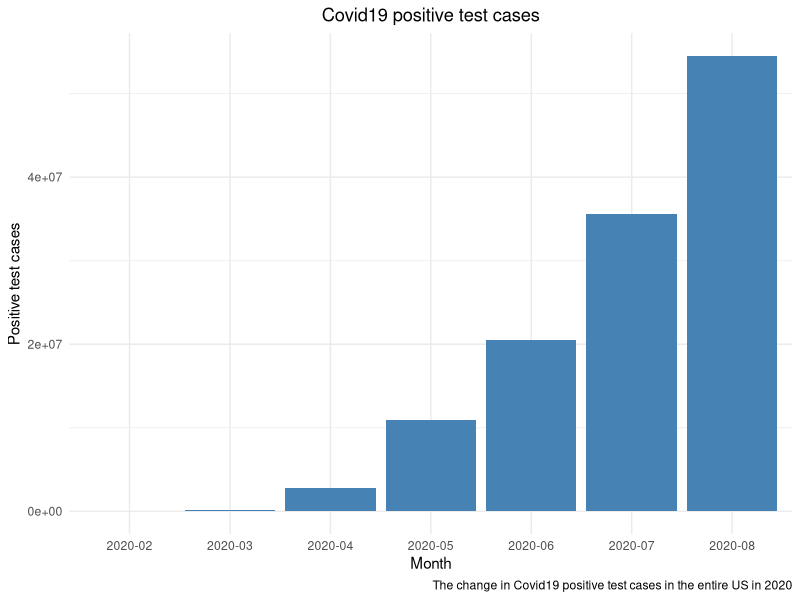
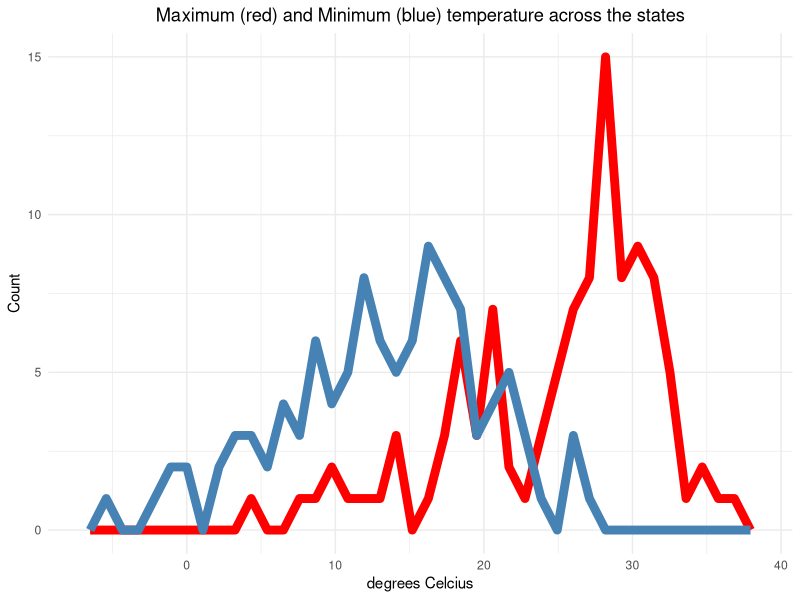
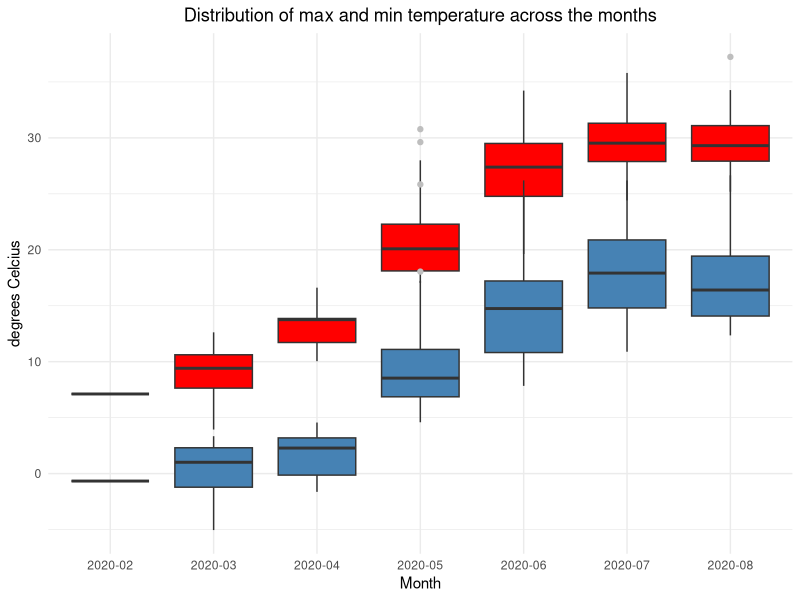
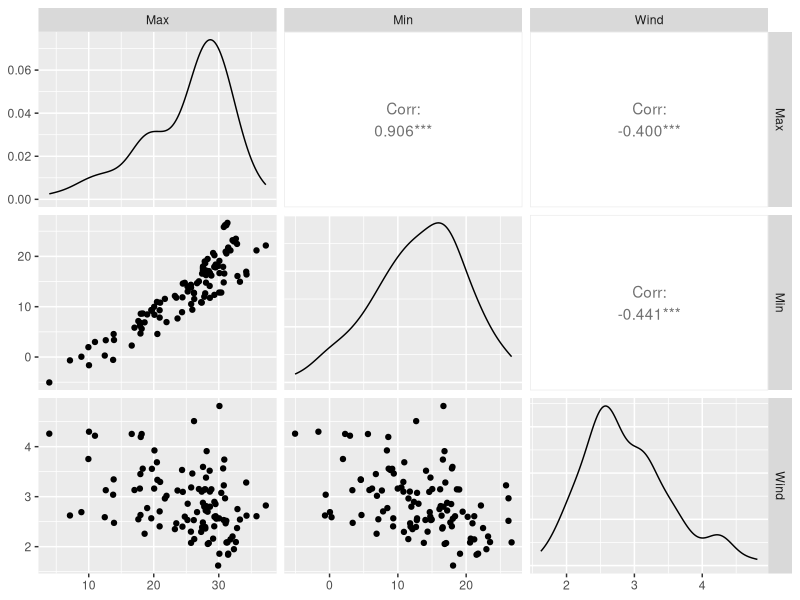

These figures' R source, in order:
## ---- chunk 1
library(tidyverse)
library(knitr)
library(GGally)
## ---- chunk 2
Covid19Data <- read.csv('Covid-19-All-State-History.csv')
maxTempData <- read.csv('./csv/tMax_US.csv')
minTempData <- read.csv('./csv/tMin_US.csv')
windData <- read.csv('./csv/wind_US.csv')
stateData <- read.csv('./csv/states.csv')
## ---- chunk 3
Covid19Data <- Covid19Data %>%
  
  # Select the wanted variables:
  select(date, state, positiveCasesViral, totalTestsPeopleViral) %>%
  
  # Remove incomplete observations:
  na.omit() %>%
  
  # Filter out data within January and August
  filter(as.numeric(substr(date, start = 6, stop = 7)) <= 8) %>% 
  
  # Mutate a month variable
  mutate(month = substr(date, start = 1, stop = 7))
  
# Aggregate monthly sum positive case of each state:
monthlySumPositiveCase <- aggregate(Covid19Data$positiveCasesViral, by=list(state=Covid19Data$state, month = Covid19Data$month), FUN=sum) %>% rename(positiveCaseViral = x)

# Aggregate monthly sum tests of each state:
monthlySumTests <- aggregate(Covid19Data$totalTestsPeopleViral, by=list(state=Covid19Data$state, month = Covid19Data$month), FUN=sum) %>% rename(totalTestsPeopleViral = x)

# Merge the two together:
Covid19MonthlyData <- merge(monthlySumPositiveCase, monthlySumTests, by=c("state", "month"))


#Aggregate monthly conducted test of entire US:
Covid19SumTest <- aggregate(Covid19Data$totalTestsPeopleViral, by=list(month = Covid19Data$month), FUN=sum) %>% rename(totalTestPeopleViral = x)

kable(head(Covid19MonthlyData, n=20))
## ---- chunk 4
# Calculate the mean maximum temperature of a state in a day
maxTempbyProv <- aggregate(maxTempData[12:269] , by=list(province=maxTempData$Province_State), FUN=mean)

# Calculate the mean maximum temperature of a state in a month
maxTempbyProv <- maxTempbyProv %>%
  mutate("2020-01" = rowMeans(.[2:32])) %>%
  mutate("2020-02" = rowMeans(.[33:61])) %>%
  mutate("2020-03" = rowMeans(.[62:92])) %>%
  mutate("2020-04" = rowMeans(.[93:121])) %>%
  mutate("2020-05" = rowMeans(.[122:152])) %>%
  mutate("2020-06" = rowMeans(.[153:182])) %>%
  mutate("2020-07" = rowMeans(.[183:213])) %>%
  mutate("2020-08" = rowMeans(.[214:244]))

# Select just the state and the mean maximum temperature of states in a month.
maxTempbyProv <- maxTempbyProv %>% select(province, starts_with("2020"))

# Define function to transpose a state's temperature per month data.
transposeMaxState <- function(stateName){
  df <- maxTempbyProv %>% filter(province == as.character(stateName)) %>%
    select(starts_with("2020")) %>%
    t() %>%
    as.data.frame()
  df <- df %>% mutate(month = rownames(df)) %>% mutate(province = stateName) %>% rename(Max = V1)
  return(df)
}

# Define function to bind all the transposed data.
bindStates <- function(){
  bindDf <- data.frame()
  for (state in maxTempbyProv$province){
    tempDf <- transposeMaxState(state)
    bindDf <- rbind(bindDf, tempDf)
  }
  return(bindDf)
}

# Transposed maximum temperature data
maxTempbyProvTransposed <- bindStates()

#Display the first 10 value of the new data set.
kable(head(maxTempbyProvTransposed, n=20))
## ---- chunk 5
#Calculate the mean minimum temperature of a state in a day
minTempbyProv <- aggregate(minTempData[12:269] , by=list(province=minTempData$Province_State), FUN=mean)

#Calculate the mean minimum temperature of a state in a month
minTempbyProv <- minTempbyProv %>%
  mutate("2020-01" = rowMeans(.[2:32])) %>%
  mutate("2020-02" = rowMeans(.[33:61])) %>%
  mutate("2020-03" = rowMeans(.[62:92])) %>%
  mutate("2020-04" = rowMeans(.[93:121])) %>%
  mutate("2020-05" = rowMeans(.[122:152])) %>%
  mutate("2020-06" = rowMeans(.[153:182])) %>%
  mutate("2020-07" = rowMeans(.[183:213])) %>%
  mutate("2020-08" = rowMeans(.[214:244]))

# Select just the state and the mean maximum temperature of states in a month.
minTempbyProv <- minTempbyProv %>% select(province, starts_with("2020"))

# Define function to transpose a state's temperature per month data.
transposeMinState <- function(stateName){
  df <- minTempbyProv %>% filter(province == as.character(stateName)) %>%
    select(starts_with("2020")) %>%
    t() %>%
    as.data.frame()
  df <- df %>% mutate(month = rownames(df)) %>% mutate(province = stateName) %>% rename(Min = V1)
  return(df)
}

# Define function to bind all the transposed data.
bindStates <- function(){
  bindDf <- data.frame()
  for (state in minTempbyProv$province){
    tempDf <- transposeMinState(state)
    bindDf <- rbind(bindDf, tempDf)
  }
  return(bindDf)
}

# Transposed maximum temperature data
minTempbyProvTransposed <- bindStates()

#Display the first 10 value of the new data set.
kable(head(minTempbyProvTransposed, n=20))
## ---- chunk 6
#Filter out invalid values:
windDataFiltered <- windData %>% filter_at(vars(starts_with("X")), all_vars(. > 0))

#Calculate the mean minimum temperature of a state in a day
windByProv <- aggregate(windDataFiltered[12:269] , by=list(province=windDataFiltered$Province_State), FUN=mean)

#Calculate the mean minimum temperature of a state in a month
windByProv <- windByProv %>%
  mutate("2020-01" = rowMeans(.[2:32])) %>%
  mutate("2020-02" = rowMeans(.[33:61])) %>%
  mutate("2020-03" = rowMeans(.[62:92])) %>%
  mutate("2020-04" = rowMeans(.[93:121])) %>%
  mutate("2020-05" = rowMeans(.[122:152])) %>%
  mutate("2020-06" = rowMeans(.[153:182])) %>%
  mutate("2020-07" = rowMeans(.[183:213])) %>%
  mutate("2020-08" = rowMeans(.[214:244]))

# Select just the state and the mean maximum temperature of states in a month.
windByProv <- windByProv %>% select(province, starts_with("2020"))

# Define function to transpose a state's temperature per month data.
transposeWinState <- function(stateName){
  df <- windByProv %>% filter(province == as.character(stateName)) %>%
    select(starts_with("2020")) %>%
    t() %>%
    as.data.frame()
  df <- df %>% mutate(month = rownames(df)) %>% mutate(province = stateName) %>% rename(Wind = V1)
  return(df)
}

# Define function to bind all the transposed data.
bindStates <- function(){
  bindDf <- data.frame()
  for (state in windByProv$province){
    tempDf <- transposeWinState(state)
    bindDf <- rbind(bindDf, tempDf)
  }
  return(bindDf)
}

# Transposed maximum temperature data
windByProvTransposed <- bindStates()

#Display the first 10 value of the new data set.
kable(head(windByProvTransposed, n=20))
## ---- chunk 7
# Merge the max and min temperature into one data set.
TempByProv <- merge(maxTempbyProvTransposed, minTempbyProvTransposed, by = c("province", "month"))
ClimateByProv <- merge(TempByProv, windByProvTransposed, by = c("province", "month"))
# Display the first 10 values of the merged temperature data set.
options(digits = 3)
kable(head(ClimateByProv, n = 10))
## ---- chunk 8
ClimateByState <- merge(ClimateByProv, stateData, by=c("province"))
Covid19Climate <- merge(ClimateByState, Covid19MonthlyData, by=c("state", "month"))

# Display the first 10 values of the merged temperature data set.
options(digits = 3)
kable(head(Covid19Climate, n = 10))
## ---- chunk 9
#Aggregate monthly sum test of entire US:
Covid19SumPos <- aggregate(Covid19Climate$positiveCaseViral, by=list(month = Covid19Climate$month), FUN=sum) %>% rename(positiveCaseViral = x)

#Plot
ggplot(Covid19SumPos, aes(month, positiveCaseViral)) + 
  geom_bar(stat="identity", fill="steelblue") +
  labs(
    title="Covid19 positive test cases",
    caption='The change in Covid19 positive test cases in the entire US in 2020',
    x="Month",
    y="Positive test cases") + 
  theme_minimal() + 
  theme(plot.title = element_text(hjust = 0.5))
## ---- chunk 10
ggplot(Covid19Climate) + 
  geom_freqpoly(bins = 40, aes(Max), color="red", size=3) +
  geom_freqpoly(bins = 40, aes(Min), color="steelblue", size=3) +
  labs(title="Maximum (red) and Minimum (blue) temperature across the states", 
    x="degrees Celcius",
    y="Count") + 
  theme_minimal() + 
  theme(plot.title = element_text(hjust = 0.5))
## ---- chunk 11
ggplot(Covid19Climate) + 
  geom_boxplot(aes(month, Max), outlier.colour = "gray", fill="red") +
  geom_boxplot(aes(month, Min), outlier.colour = "gray", fill="steelblue") +
  labs(
    title="Distribution of max and min temperature across the months", 
    x="Month",
    y="degrees Celcius") + 
  theme_minimal() + 
  theme(plot.title = element_text(hjust = 0.5))
## ---- chunk 12
ggpairs(Covid19Climate, columns=c("Max", "Min", "Wind"))
## ---- chunk 13
train_test <- split(Covid19Climate, sample(0:107, size=2, replace=F))
test <- as.data.frame(train_test[2])
train <- as.data.frame(train_test[1])
colnames(test) <- colnames(Covid19Climate)
colnames(train) <- colnames(Covid19Climate)

maxTempModel <- lm(positiveCaseViral ~ Max, data=Covid19Climate)
minTempModel <- lm(positiveCaseViral ~ Min, data=Covid19Climate)
WindModel <- lm(positiveCaseViral ~ Wind, data=Covid19Climate)

summary(maxTempModel)
summary(minTempModel)
summary(WindModel)
